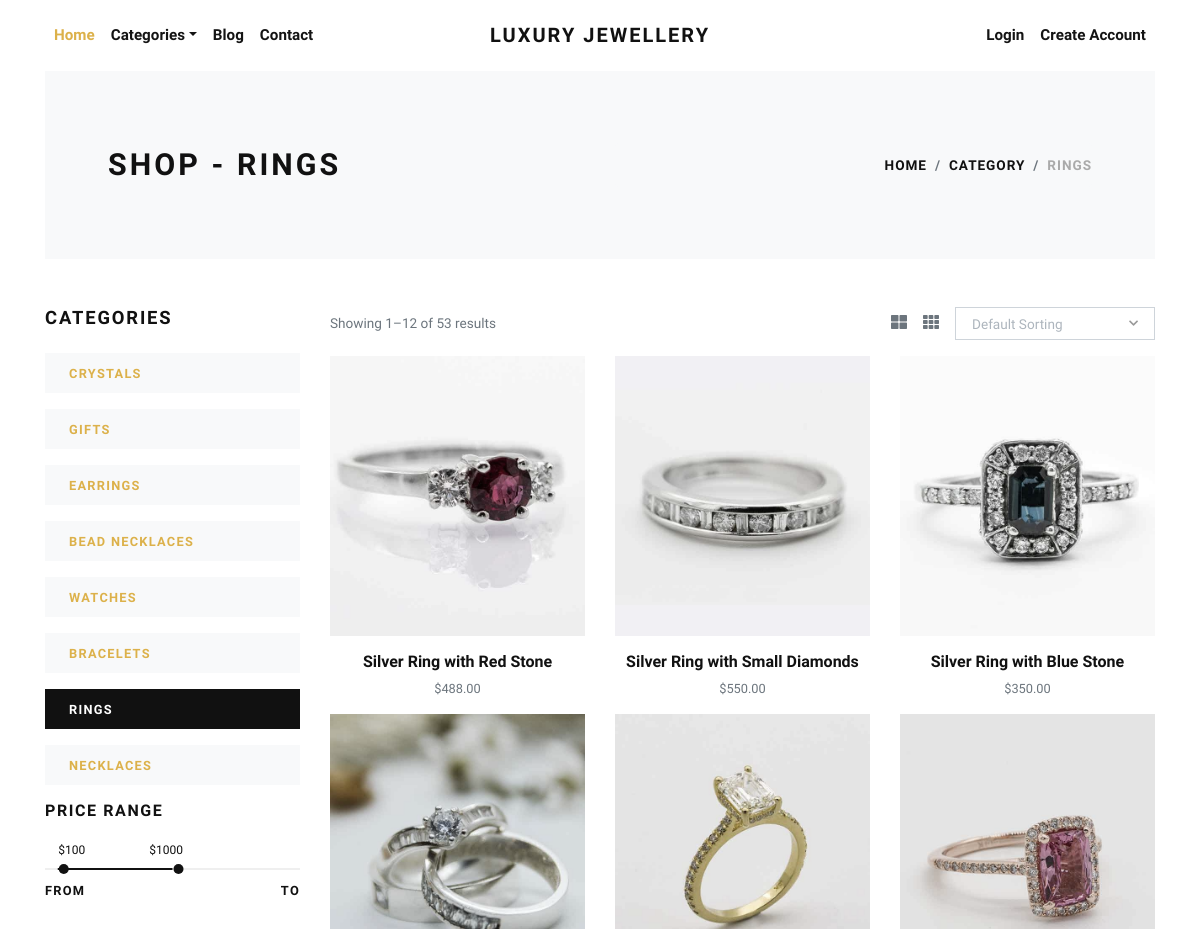
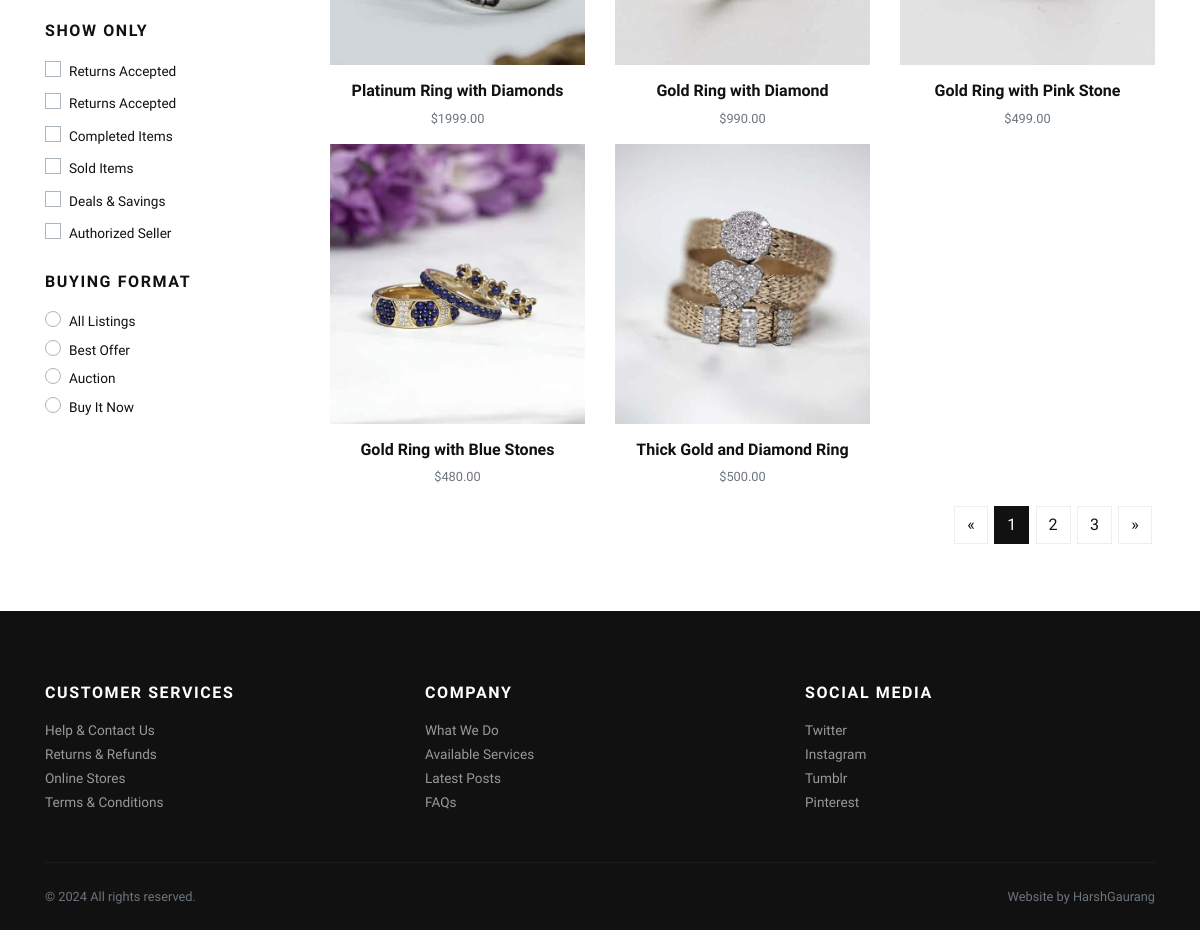
The page /rings/ on the database its author committed (2 pictures, top to bottom).
### store/models.py (models this page shows, shortened)
class Category(models.Model):
    title = models.CharField(max_length=50, verbose_name="Category Title")
    slug = models.SlugField(max_length=55, verbose_name="Category Slug")
    description = models.TextField(blank=True, verbose_name="Category Description")
    category_image = models.ImageField(upload_to='category', blank=True, null=True, verbose_name="Category Image")
    is_active = models.BooleanField(verbose_name="Is Active?")
    is_featured = models.BooleanField(verbose_name="Is Featured?")
    created_at = models.DateTimeField(auto_now_add=True, verbose_name="Created Date")
    updated_at = models.DateTimeField(auto_now=True, verbose_name="Updated Date")
    class Meta:
        verbose_name_plural = 'Categories'
        ordering = ('-created_at', )

class Product(models.Model):
    title = models.CharField(max_length=150, verbose_name="Product Title")
    slug = models.SlugField(max_length=160, verbose_name="Product Slug")
    sku = models.CharField(max_length=255, unique=True, verbose_name="Unique Product ID (SKU)")
    short_description = models.TextField(verbose_name="Short Description")
    detail_description = models.TextField(blank=True, null=True, verbose_name="Detail Description")
    product_image = models.ImageField(upload_to='product', blank=True, null=True, verbose_name="Product Image")
    price = models.DecimalField(max_digits=8, decimal_places=2)
    category = models.ForeignKey(Category, verbose_name="Product Categoy", on_delete=models.CASCADE)
    is_active = models.BooleanField(verbose_name="Is Active?")
    is_featured = models.BooleanField(verbose_name="Is Featured?")
    created_at = models.DateTimeField(auto_now_add=True, verbose_name="Created Date")
    updated_at = models.DateTimeField(auto_now=True, verbose_name="Updated Date")
    class Meta:
        verbose_name_plural = 'Products'
        ordering = ('-created_at', )

### store/views.py (the view)
# urls.py: path('<slug:slug>/', views.category_products, name="category-products"),
def category_products(request, slug):
    category = get_object_or_404(Category, slug=slug)
    products = Product.objects.filter(is_active=True, category=category)
    categories = Category.objects.filter(is_active=True)
    context = {
        'category': category,
        'products': products,
        'categories': categories,
    }
    return render(request, 'store/category_products.html', context)

### store/context_preprocessors.py (called while the page is built)
def store_menu(request):
    categories = Category.objects.filter(is_active=True)
    context = {
        'categories_menu': categories,
    }
    return context

def cart_menu(request):
    if request.user.is_authenticated:
        cart_items= Cart.objects.filter(user=request.user)
        context = {
            'cart_items': cart_items,
        }
    else:
        context = {}
    return context

### templates/store/category_products.html (shortened to what this page needs)
{% extends 'base.html' %}
{% load static %}
    {% block content %}
      <div class="container">
        <section class="py-5 bg-light">
          <div class="container">
            <div class="row px-4 px-lg-5 py-lg-4 align-items-center">
              <div class="col-lg-6">
                <h1 class="h2 text-uppercase mb-0">Shop - {{category.title}}</h1>
              </div>
              <div class="col-lg-6 text-lg-right">
                <nav aria-label="breadcrumb">
                  <ol class="breadcrumb justify-content-lg-end mb-0 px-0">
                    <li class="breadcrumb-item"><a href="{% url 'store:home' %}">Home</a></li>
                    <li class="breadcrumb-item"><a href="{% url 'store:all-categories' %}">Category</a></li>
                    <li class="breadcrumb-item active" aria-current="page">{{category.title}}</li>
                  </ol>
                </nav>
              </div>
            </div>
          </div>
        </section>
        <section class="py-5">
          <div class="container p-0">
            <div class="row">
              <div class="col-lg-3 order-2 order-lg-1">
                <h5 class="text-uppercase mb-4">Categories</h5>
                {% if categories %}
                  {% for cat in categories %}
                    <a href="{% url 'store:category-products' cat.slug %}">
                      <div class="py-2 px-4 {% if category == cat %}bg-dark text-white {% else %}bg-light{% endif %} mb-3">
                        <strong class="small text-uppercase font-weight-bold">{{cat.title}}</strong>
                      </div>
                    </a>
                  {% endfor %}
                {% endif %}
                <h6 class="text-uppercase mb-4">Price range</h6>
                <div class="price-range pt-4 mb-5">
                  <div id="range"></div>
                  <div class="row pt-2">
                    <div class="col-6"><strong class="small font-weight-bold text-uppercase">From</strong></div>
                    <div class="col-6 text-right"><strong class="small font-weight-bold text-uppercase">To</strong></div>
                  </div>
                </div>
                <h6 class="text-uppercase mb-3">Show only</h6>
                <div class="custom-control custom-checkbox mb-1">
                  <label class="custom-control-label text-small" for="customCheck1">Returns Accepted</label>
                </div>
                <div class="custom-control custom-checkbox mb-1">
                  <label class="custom-control-label text-small" for="customCheck2">Returns Accepted</label>
                </div>
                <div class="custom-control custom-checkbox mb-1">
                  <label class="custom-control-label text-small" for="customCheck3">Completed Items</label>
                </div>
                <div class="custom-control custom-checkbox mb-1">
                  <label class="custom-control-label text-small" for="customCheck4">Sold Items</label>
                </div>
                <div class="custom-control custom-checkbox mb-1">
                  <label class="custom-control-label text-small" for="customCheck5">Deals &amp; Savings</label>
                </div>
                <div class="custom-control custom-checkbox mb-4">
                  <label class="custom-control-label text-small" for="customCheck6">Authorized Seller</label>
                </div>
                <h6 class="text-uppercase mb-3">Buying format</h6>
                <div class="custom-control custom-radio">
                  <label class="custom-control-label text-small" for="customRadio1">All Listings</label>
                </div>
                <div class="custom-control custom-radio">
                  <label class="custom-control-label text-small" for="customRadio2">Best Offer</label>
                </div>
                <div class="custom-control custom-radio">
                  <label class="custom-control-label text-small" for="customRadio3">Auction</label>
                </div>
                <div class="custom-control custom-radio">
                  <label class="custom-control-label text-small" for="customRadio4">Buy It Now</label>
                </div>
              </div>
              <div class="col-lg-9 order-1 order-lg-2 mb-5 mb-lg-0">
                <div class="row mb-3 align-items-center">
                  <div class="col-lg-6 mb-2 mb-lg-0">
                    <p class="text-small text-muted mb-0">Showing 1–12 of 53 results</p>
                  </div>
                  <div class="col-lg-6">
                    <ul class="list-inline d-flex align-items-center justify-content-lg-end mb-0">
                      <li class="list-inline-item text-muted mr-3"><a class="reset-anchor p-0" href="#"><i class="fas fa-th-large"></i></a></li>
                      <li class="list-inline-item text-muted mr-3"><a class="reset-anchor p-0" href="#"><i class="fas fa-th"></i></a></li>
                      <li class="list-inline-item">
                      </li>
                    </ul>
                  </div>
                </div>
                <div class="row">
                  {% if products %}
                    {% for product in products %}
                      <div class="col-lg-4 col-sm-6">
                        <div class="product text-center">
                          <div class="mb-3 position-relative">
                            <a class="d-block" href="{% url 'store:product-detail' product.slug %}">
                              {% if product.product_image %}
                                <img class="img-fluid w-100" src="{{product.product_image.url}}" alt="{{product.title}}">
                              {% else %}
                                <img class="img-fluid w-100" src="{% static 'img/product-1.jpg' %}" alt="{{product.title}}">
                              {% endif %}
                            </a>
                          </div>
                          <h6> <a class="reset-anchor" href="{% url 'store:product-detail' product.slug %}">{{product.title}}</a></h6>
                          <p class="small text-muted">${{product.price}}</p>
                        </div>
                      </div>
                    {% endfor %}
                  {% endif %}
                </div>
                <nav aria-label="Page navigation example">
                  <ul class="pagination justify-content-center justify-content-lg-end">
                    <li class="page-item"><a class="page-link" href="#" aria-label="Previous"><span aria-hidden="true">«</span></a></li>
                    <li class="page-item active"><a class="page-link" href="#">1</a></li>
                    <li class="page-item"><a class="page-link" href="#">2</a></li>
                    <li class="page-item"><a class="page-link" href="#">3</a></li>
                    <li class="page-item"><a class="page-link" href="#" aria-label="Next"><span aria-hidden="true">»</span></a></li>
                  </ul>
                </nav>
              </div>
            </div>
          </div>
        </section>
      </div>
      {% endblock content %}

### jewelryshop/static/css/style.default.css (style rules this page uses)
.text-small { font-size: 0.85rem !important; }
strong { font-weight: 700; }
.product img { -webkit-filter: grayscale(40%); filter: grayscale(40%); transition: all 0.3s; }
.text-uppercase { text-transform: uppercase; letter-spacing: 0.1em; }
.reset-anchor { color: inherit; transition: all 0.3s; }
.noUi-target { background: #efefef; border-radius: 0; border: none; box-shadow: none; }
.noUi-horizontal { height: 2px; }
body { font-family: "Libre Franklin", sans-serif; font-size: 1rem; font-weight: 400; line-height: 1.5; color: #111111; background-color: #fff; }
a { color: #dcb14a; text-decoration: none; }
h1, h2, h3, h4, h5, h6, .h1, .h2, .h3, .h4, .h5, .h6 { margin-bottom: 0.5rem; font-family: inherit; font-weight: 900; line-height: 1.2; color: inherit; }
h1, .h1 { font-size: 2.2rem; }
h2, .h2 { font-size: 1.9rem; }
h5, .h5 { font-size: 1.15rem; }
h6, .h6 { font-size: 1rem; }
small, .small { font-size: 80%; font-weight: 400; }
.page-item:first-child .page-link { border-top-left-radius: 0; border-bottom-left-radius: 0; }
.page-item:last-child .page-link { border-top-right-radius: 0; border-bottom-right-radius: 0; }
.page-item.active .page-link { color: #fff; background-color: #111111; border-color: #111111; }
.page-link { padding: 0.5rem 0.75rem; line-height: 1.25; color: #111111; background-color: none; border: 1px solid #eee; margin: 0.2rem; transition: all 0.3s; }
.bg-light { background-color: #f8f9fa !important; }
.bg-dark { background-color: #111111 !important; }
.custom-checkbox .custom-control-label::before { border-radius: 0; }
.custom-radio .custom-control-label::before { border-radius: 50%; }
.custom-control-label { font-weight: 400; line-height: 2.1em; cursor: pointer; }
.breadcrumb { background: #f8f9fa; }
.breadcrumb-item { font-size: 0.85rem; text-transform: uppercase; letter-spacing: 0.07em; font-weight: 900; color: #111111; }
.breadcrumb-item a { color: inherit; transition: all 0.3s; }
.breadcrumb-item.active { color: #aaa; }

### rows shown on the page
Category: title "RINGS"
Category: title "CRYSTALS"
Category: title "GIFTS"
Category: title "EARRINGS"
Category: title "BEAD NECKLACES"
Category: title "WATCHES"
Category: title "BRACELETS"
Category: title "NECKLACES"
Product: product_image (picture), title "Silver Ring with Red Stone", price "488.00"
Product: product_image (picture), title "Silver Ring with Small Diamonds", price "550.00"
Product: product_image (picture), title "Silver Ring with Blue Stone", price "350.00"
Product: product_image (picture), title "Platinum Ring with Diamonds", price "1999.00"
Product: product_image (picture), title "Gold Ring with Diamond", price "990.00"
Product: product_image (picture), title "Gold Ring with Pink Stone", price "499.00"
Product: product_image (picture), title "Gold Ring with Blue Stones", price "480.00"
Product: product_image (picture), title "Thick Gold and Diamond Ring", price "500.00"
